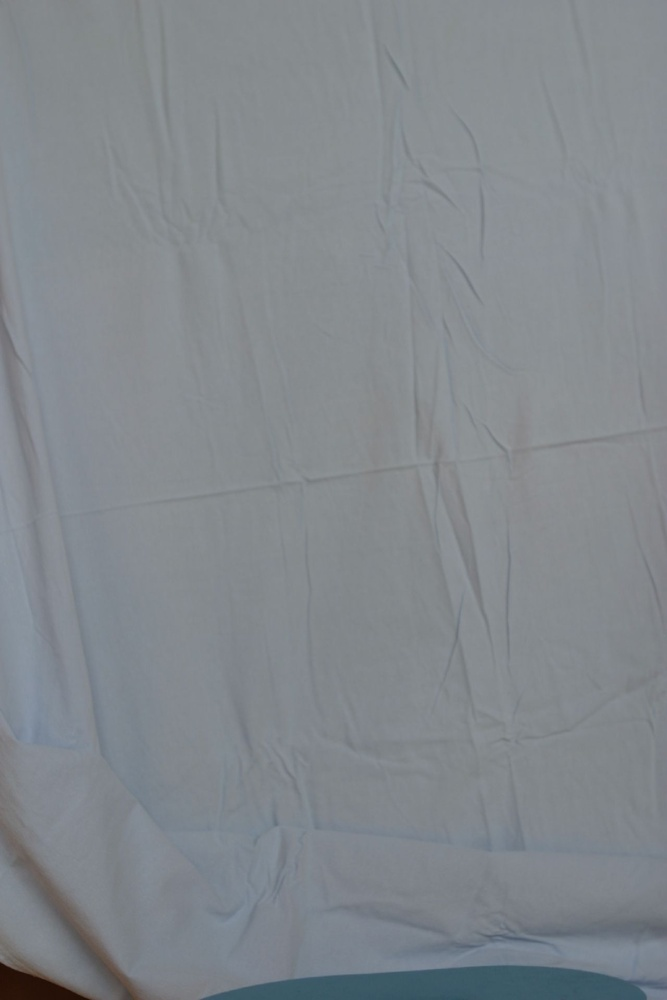
#> input picture Assignments/Assignment 1/TestImages/Large/Flowers/Back/A.jpg, 667 x 1000 px, shrunk from 1280 x 1920 before the run, given in place of (compA, compB) = (A, B) Alpha.tif, which was not available; the run also reads 2 pictures not shown here
$ python CorrectnessTestingGrounds.py   (Python 2 division)
#> lines starting #> are read from the running program, lines starting #| are printed output that depends on the picture; pictures that were not available may be replaced by others from this repository, and a replacement may not be noted
import numpy as np, cv2 as cv, pprint

pp = pprint.PrettyPrinter(indent=4)

k1_path = """G:\Computer Science Work\CSC320-Winter-2017\Assignments\Assignment 1\TestImages\Small\Flowers\Back\A.jpg"""
k2_path = """G:\Computer Science Work\CSC320-Winter-2017\Assignments\Assignment 1\TestImages\Small\Flowers\Back\B.jpg"""
f1_path = """G:\Computer Science Work\CSC320-Winter-2017\Assignments\Assignment 1\TestImages\Small\Flowers\Comp\A.jpg"""
f2_path = """G:\Computer Science Work\CSC320-Winter-2017\Assignments\Assignment 1\TestImages\Small\Flowers\Comp\B.jpg"""

ref_alpha_path = """G:\Computer Science Work\CSC320-Winter-2017\Assignments\Assignment 1\TestImages\Large\Flowers\Results\Ref\(compA, compB) = (A, B) Alpha.tif"""
my_alpha_path = """G:\Computer Science Work\CSC320-Winter-2017\Assignments\Assignment 1\TestImages\Large\Flowers\Results\Mine\(compA, compB) = (A, B) Alpha.tif"""

ref_alpha_ptr = cv.imread(ref_alpha_path).astype(np.int32)
my_alpha_ptr = cv.imread(my_alpha_path).astype(np.int32)
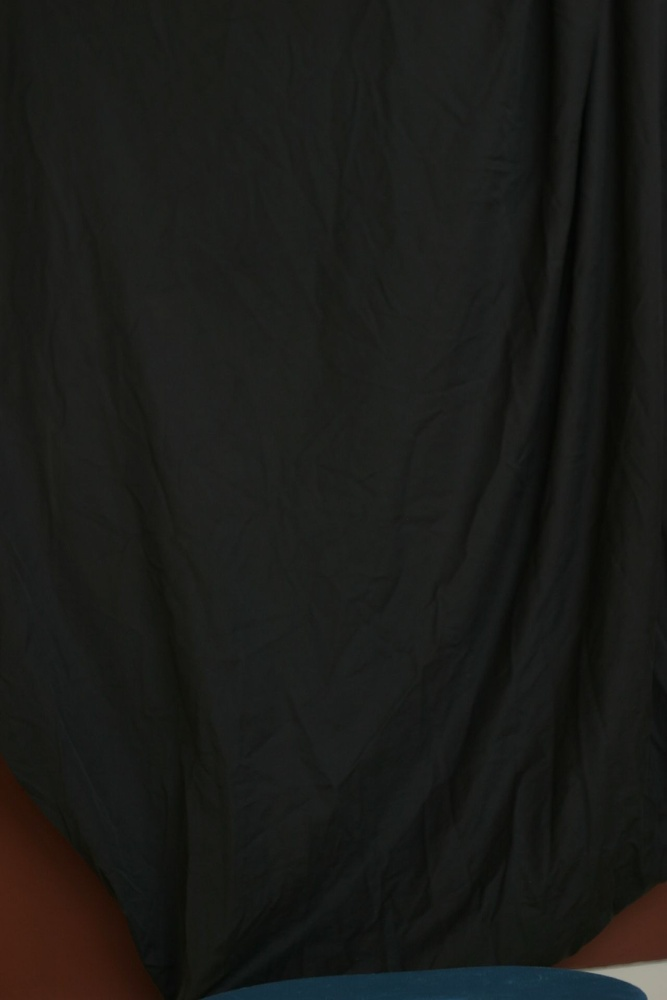
#> input picture Assignments/Assignment 1/TestImages/Large/Flowers/Back/B.jpg, 667 x 1000 px, shrunk from 1280 x 1920 before the run, given in place of (compA, compB) = (A, B) Alpha.tif, which was not available

k1_ptr = cv.imread(k1_path).astype(np.int32)
k2_ptr = cv.imread(k2_path).astype(np.int32)
f1_ptr = cv.imread(f1_path).astype(np.int32)
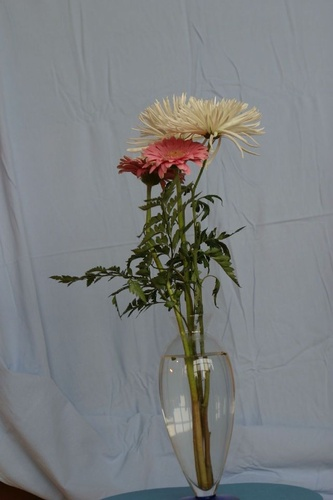
#> input picture Assignments/Assignment 1/TestImages/Small/Flowers/Comp/A.jpg, 333 x 500 px, shrunk from 640 x 960 before the run, found by its file name
f2_ptr = cv.imread(f2_path).astype(np.int32)
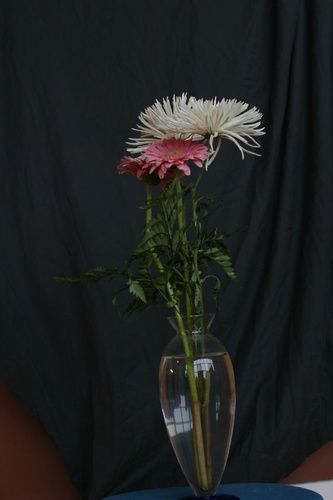
#> input picture Assignments/Assignment 1/TestImages/Small/Flowers/Comp/B.jpg, 333 x 500 px, shrunk from 640 x 960 before the run, found by its file name

back_diff = k1_ptr - k2_ptr
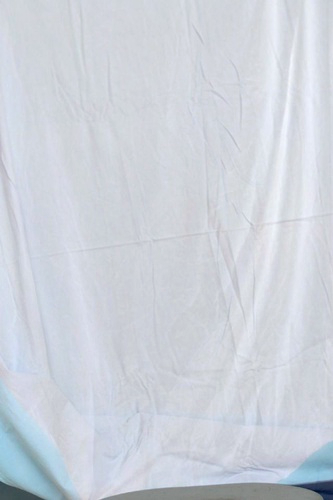
#> back_diff: shape (500, 333, 3) int32; mean B, G, R 116.9, 108.9, 104; drawn with min black and max white
fore_diff = f1_ptr - f2_ptr
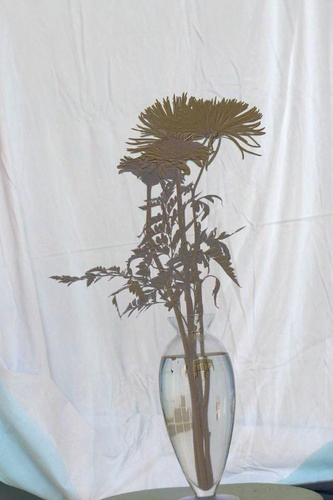
#> fore_diff: shape (500, 333, 3) int32; mean B, G, R 95.5, 94, 92.9; drawn with min black and max white

alpha_diff = my_alpha_ptr - ref_alpha_ptr
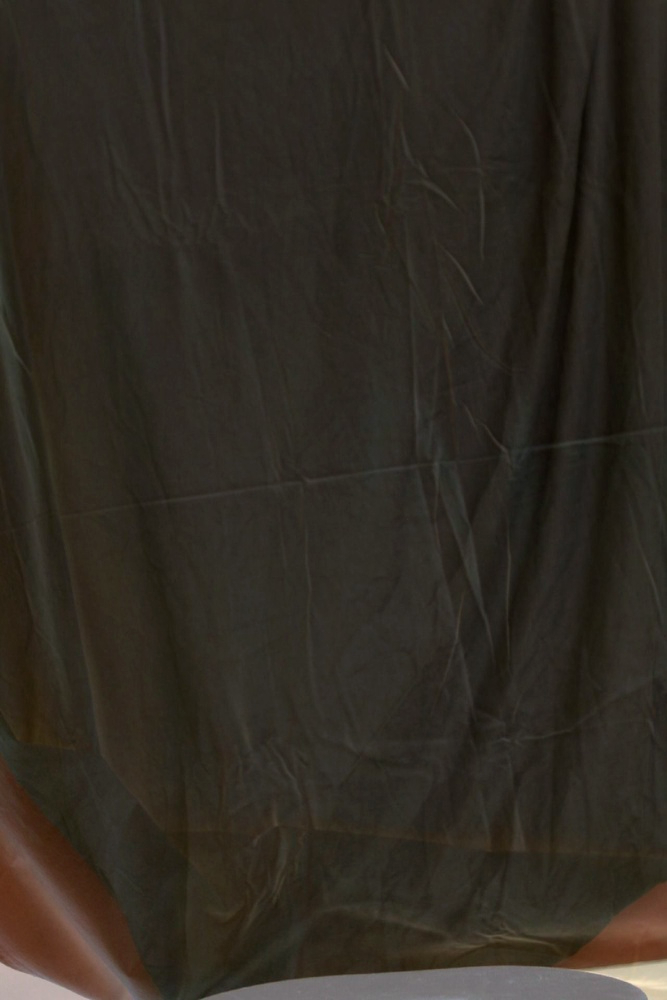
#> alpha_diff: shape (1000, 667, 3) int32; mean B, G, R -116.6, -109, -103.9; drawn with min black and max white

white = [255, 255, 255]
red = [0, 0, 255]
blue = [255, 0, 0]
green = [255, 0, 0]


marked_errors = np.absolute(np.copy(alpha_diff))
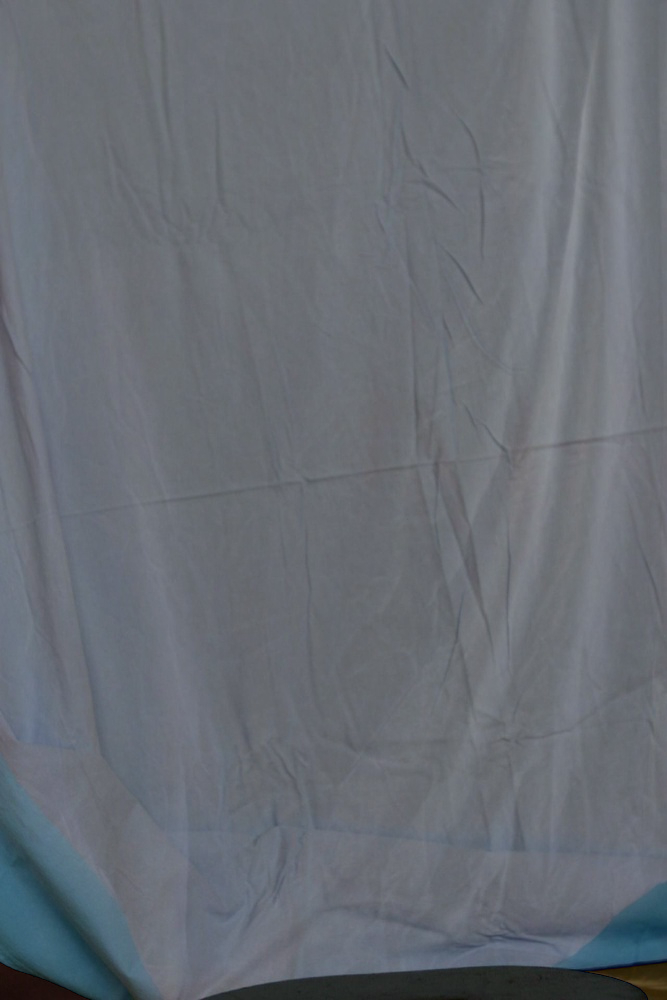
#> marked_errors: shape (1000, 667, 3) int32; mean B, G, R 116.7, 109.2, 104.2
print marked_errors.shape
#| (1000, 667, 3)
dims = marked_errors.shape
#> dims = (1000, 667, 3)
marked_errors[0:dims[0], 0:dims[1]] = white
#> marked_errors: shape (1000, 667, 3) int32; every value is 255
marked_errors[np.where((alpha_diff == [0, 0, 0]).all(axis = 2))] = white
marked_errors[np.where((alpha_diff == [1, 1, 1]).all(axis = 2))] = blue
marked_errors[np.where((back_diff == [0, 0, 0]).all(axis = 2))] = green

cv.imwrite("Alpha Diff Markers.tif", marked_errors * 5)

alpha_diff_flat = alpha_diff.flatten()


(num, freq) = np.unique(alpha_diff_flat, return_counts=True)
#> num = 244 values from -150 to 93; freq = 244 values, max 108402 at index 40, min 2 at index 241, mean 8200.8
alpha_diff_freq_dict = {}
for i in range(len(num)):
    cur_num, cur_freq = num[i], freq[i]
    alpha_diff_freq_dict[cur_num] = cur_freq
#> this loop made 244 passes
#> cur_freq on passes 1 to 3: 11, 37, 85
#> after the loop, alpha_diff_freq_dict = 244 items
print "Number of Pixels: {num}".format(num=alpha_diff_flat.size)
#| Number of Pixels: 2001000
print "Number of Errors: {num}".format(num=alpha_diff_flat.size - (alpha_diff_freq_dict[0]))
#| Number of Errors: 2000966
print "Alpha Error frequency:"
pp.pprint(alpha_diff_freq_dict)
#> (printed output is left out)
